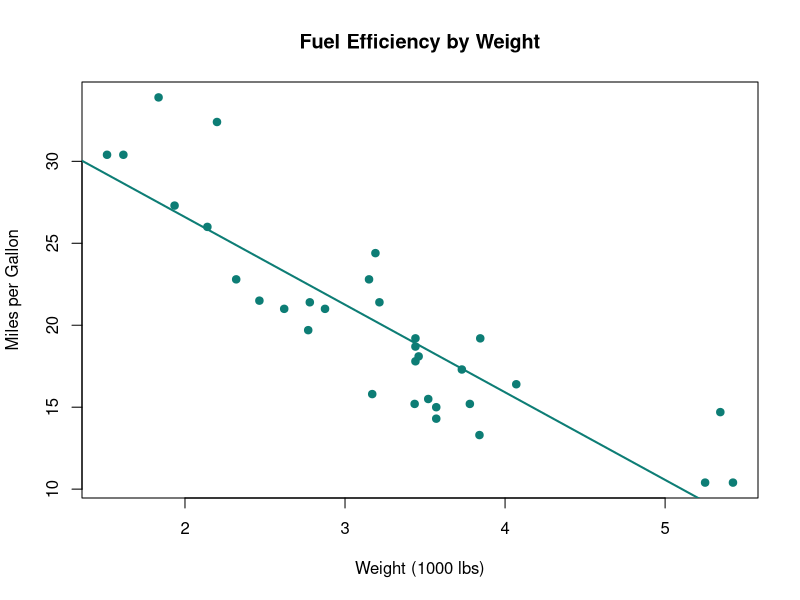

Reproduce this figure in R.
## ---- chunk 1
# Summary statistics
summary(mtcars$mpg)

# Create a simple plot
plot(mtcars$wt, mtcars$mpg,
     main = "Fuel Efficiency by Weight",
     xlab = "Weight (1000 lbs)",
     ylab = "Miles per Gallon",
     pch = 19,
     col = "#0d7d75")

# Add a trend line
abline(lm(mpg ~ wt, data = mtcars), col = "#0d7d75", lwd = 2)
